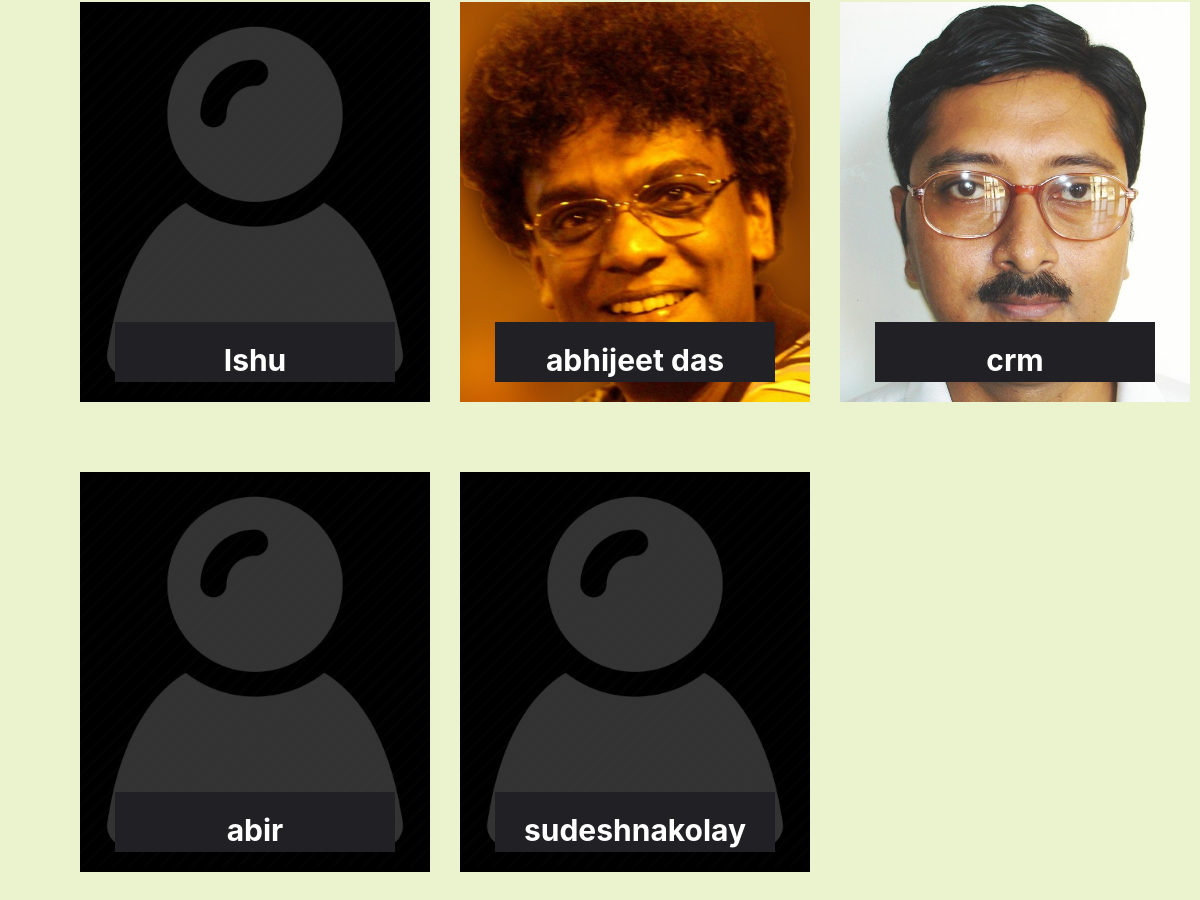
Page /classroom/teachers_list/ (lower part) on the earlier database version.
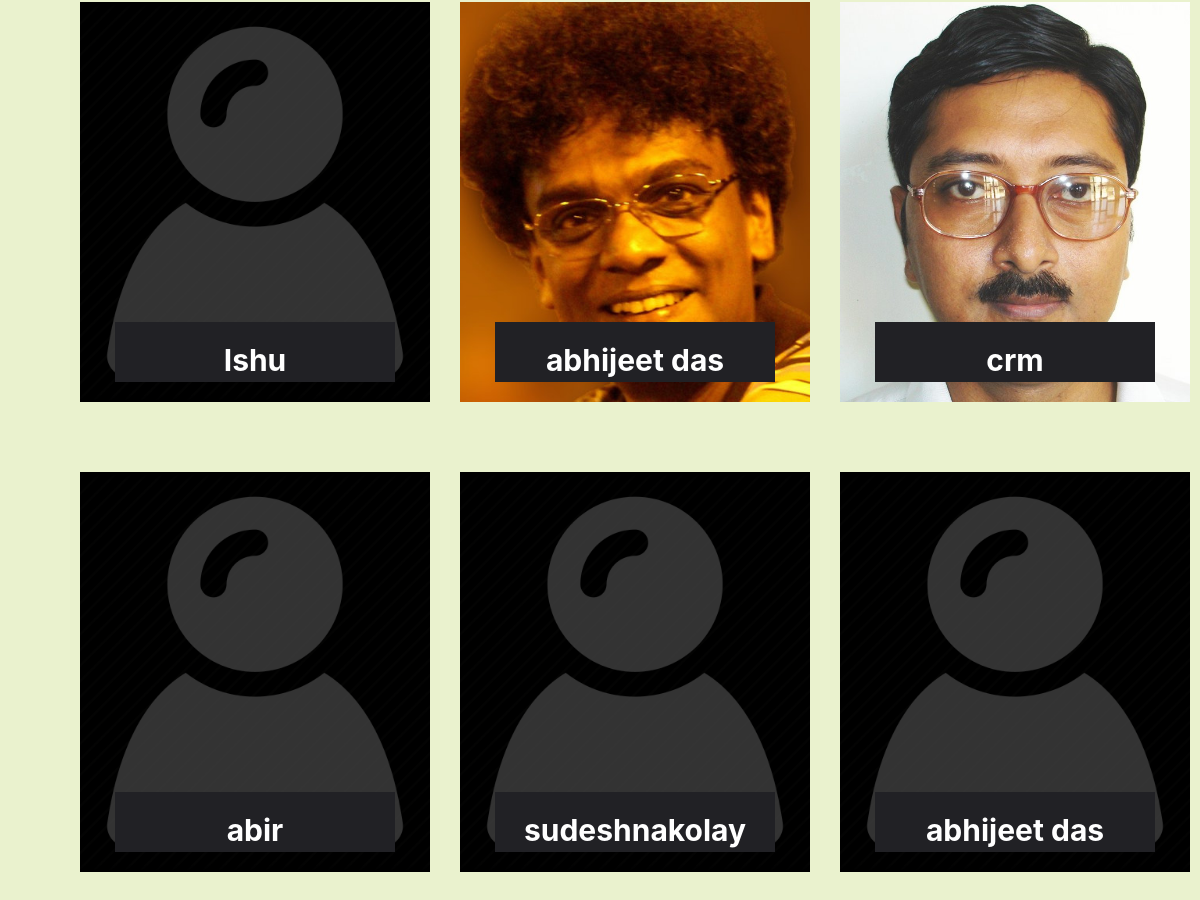
Same page on the later database version.
### classroom/models.py (models this page shows, shortened)
class Teacher(models.Model):
    user = models.OneToOneField(
        User, on_delete=models.CASCADE, primary_key=True, related_name='Teacher')
    teacher_profile_pic = models.ImageField(
        upload_to="classroom/teacher_profile_pic", blank=True)
    subject_name = models.CharField(max_length=250)
    email = models.EmailField(max_length=254)
    name = models.CharField(max_length=250)
    class_students = models.ManyToManyField(Student, through="StudentsInClass")
    phone = models.IntegerField()

### classroom/views.py (the view)
# urls.py: path('teachers_list/',views.teachers_list,name="teachers_list"),
def teachers_list(request):
    query = request.GET.get("q", None)
    qs = Teacher.objects.all()
    if query is not None:
        qs = qs.filter(
            Q(name__icontains=query)
        )
    return render(request, "teachers_list.html", {
        "teachers_list": qs,
    })

### template/teachers_list.html (shortened to what this page needs)
{% extends "base.html" %}
{% load static %}
{% block content %}
<div class="student-list">
  <div class="container">
    <div class="row">
      {% for teacher in teachers_list %}
      <div class="col-6 col-md-4">
        <div class="student-box">
          <div class="imgBx">
            {% if teacher.teacher_profile_pic %}
            <img src="{{ teacher.teacher_profile_pic.url }}" alt="Image not found">
            {% else %}
            <img src="{% static 'images/login-avatar.PNG' %}" alt="Image not found">
            {% endif %}
          </div>
          <div class="content">
            <h3>{{ teacher.name }}</h3>
          </div>
        </div>
      </div>
      {% endfor %}
    </div>
  </div>
</div>
{% endblock %}

### template/base.html (shortened to what this page needs)
<!DOCTYPE html>
{% load static %}
<html lang="en" dir="ltr">
<head>
  <link rel="stylesheet" href="https://maxcdn.bootstrapcdn.com/bootstrap/4.5.0/css/bootstrap.min.css">
  <link rel="stylesheet" href="{% static 'css/base.css' %}">
  <link rel="stylesheet" href="{% static 'css/searchbar.css' %}">
  <link rel="stylesheet" href="{% static 'css/newbase.css' %}">
  <link rel="stylesheet" href="https://pro.fontawesome.com/releases/v5.10.0/css/all.css">
  {% load bootstrap4 %}
  {% bootstrap_css %}
</head>
<body>
  {% block content %}
  {% endblock %}
</body>
</html>

### static/css/base.css (style rules this page uses)
.student-signup-form h1,h3 { margin: 10px; padding: 0; text-align: center; font-size: 40px; font-weight: 300; opacity: 1; }

### static/css/newbase.css (style rules this page uses)
.student-list { margin: 0; padding: 0; background: rgba(186, 211, 94, 0.3); background-size:auto; background-repeat: repeat; width: 100%; padding-bottom: 600px; padding-top: 5%; color: black; }
.student-list .student-box { height: 400px; background: #000; margin: 10%; width: 100%; position: relative; }
.student-list .student-box .imgBx { position: relative; height: 100%; width: 100%; left: 0; top: 0; }
.student-list .student-box .imgBx img { position: absolute; object-fit: cover; transition: 0.5s; height: 100%; width: 100%; left: 0; top: 0; }
.student-list .student-box .content { position: absolute; background: #212125; box-sizing: border-box; padding: 15px; bottom: 20px; color: white; width: 80%; left: 10%; height: 60px; overflow: hidden; transition: 0.5s; }
.student-list .student-box .content h3 { font-size: 30px; font-weight: 700; margin: 0; padding: 5px; }

Differences in the rows shown:
added Teacher: name "abhijeet das"
